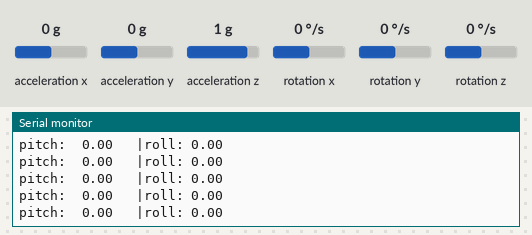
Bench run of a sketch on a simulated Arduino Uno, built with avr-gcc and run on an emulated ATmega328P. Shown: the last lines printed to the serial monitor. The inputs (shaded band) are chosen by the test bench; at power-on: acceleration x 0 g, acceleration y 0 g, rotation x 0 °/s, acceleration z 1 g, rotation y 0 °/s, rotation z 0 °/s.

Above: at 3.2 s.
3.3 s: acceleration x set to 0.8 g
At 4.2 s:
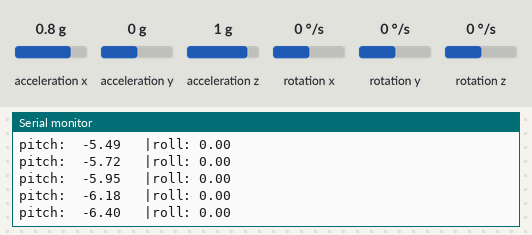
6.3 s: acceleration y set to -1.4 g
At 7.3 s:
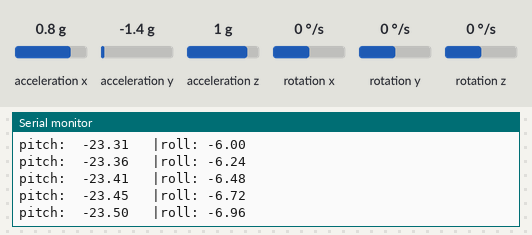
9.3 s: rotation x set to -100 °/s
At 10.2 s:
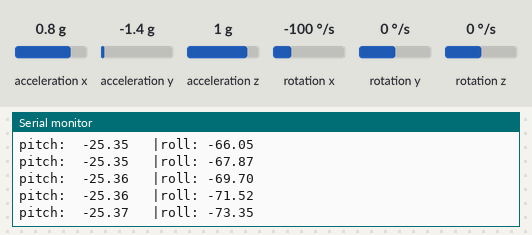
12.3 s: acceleration z set to -1.4 g
At 13.3 s:
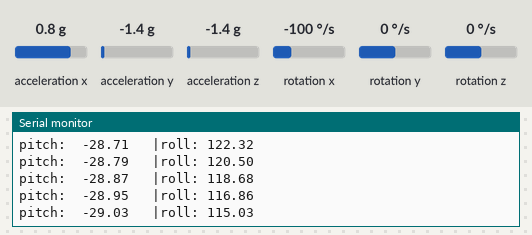
15.3 s: rotation y set to -100 °/s
At 16.1 s:
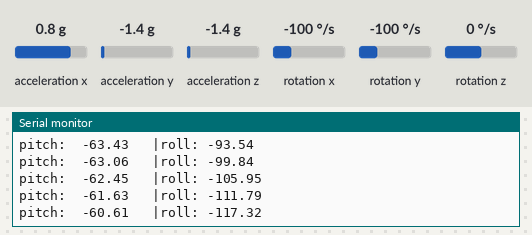
18.3 s: rotation z set to 100 °/s
At 19.0 s:
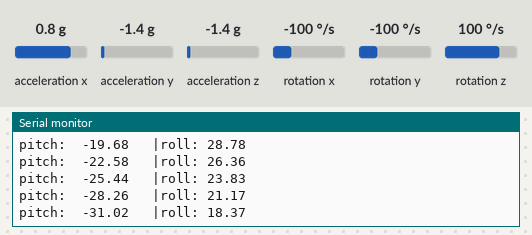
Timing chart, 0 to 21.3 s (numbered marks = the images above; inputs shaded):
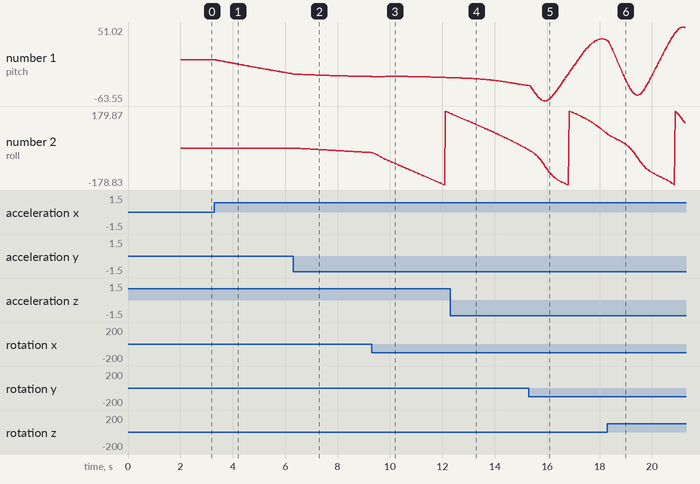

Measured:
- after the input at 3.3 s, the serial monitor: prints a new line after 0.08 s (image 1)
- plotted number 1: 0 → -21.54 after the input at 3.3 s

The sketch:

test_mad__and_mpu.ino
```cpp
// (licence header left out)
#include <MadgwickAHRS.h>
#include "Wire.h"
#include <MPU6050_light.h>

MPU6050 mpu(Wire);
Madgwick filter;
long timer = 0;
float roll_angle,pitch_angle;
double gyrox,gyroy,gyroz;
double accx,accy,accz;

void setup() {
  Serial.begin(9600);
  Wire.begin();
  filter.begin(50);

  byte status = mpu.begin();
  Serial.print(F("MPU6050 status: "));
  Serial.println(status);
  while(status!=0){ } // stop everything if could not connect to MPU6050

  Serial.println(F("Calculating offsets, do not move MPU6050"));
  delay(1000);
  mpu.calcOffsets(true,true); // gyro and accelero
  Serial.println("Done!\n");

}

void loop() {
  mpu.update();
  gyrox = mpu.getGyroX();
  gyroy = mpu.getGyroY();
  gyroz = mpu.getGyroZ();
  accx = mpu.getAccX();
  accy = mpu.getAccY();
  accz = mpu.getAccZ();
  filter.updateIMU(gyrox,gyroy,gyroz,accx,accy,accz);
  roll_angle = filter.getRoll();
  pitch_angle = filter.getPitch();
  Serial.print("pitch:  ");
  Serial.print(pitch_angle);
  Serial.print("   |roll: ");
  Serial.println(roll_angle);

//  if(millis() - timer > 1000){ // print data every second
//    Serial.print(F("TEMPERATURE: "));Serial.println(mpu.getTemp());
//    Serial.print(F("ACCELERO  X: "));Serial.print(mpu.getAccX());
//    Serial.print("\tY: ");Serial.print(mpu.getAccY());
//    Serial.print("\tZ: ");Serial.println(mpu.getAccZ());
//
//    Serial.print(F("GYRO      X: "));Serial.print(mpu.getGyroX());
//    Serial.print("\tY: ");Serial.print(mpu.getGyroY());
//    Serial.print("\tZ: ");Serial.println(mpu.getGyroZ());
//
//    Serial.print(F("ACC ANGLE X: "));Serial.print(mpu.getAccAngleX());
//    Serial.print("\tY: ");Serial.println(mpu.getAccAngleY());
//
//    Serial.print(F("ANGLE     X: "));Serial.print(mpu.getAngleX());
//    Serial.print("\tY: ");Serial.print(mpu.getAngleY());
//    Serial.print("\tZ: ");Serial.println(mpu.getAngleZ());
//    Serial.println(F("=====================================================\n"));
//    timer = millis();


//  }

}
```
